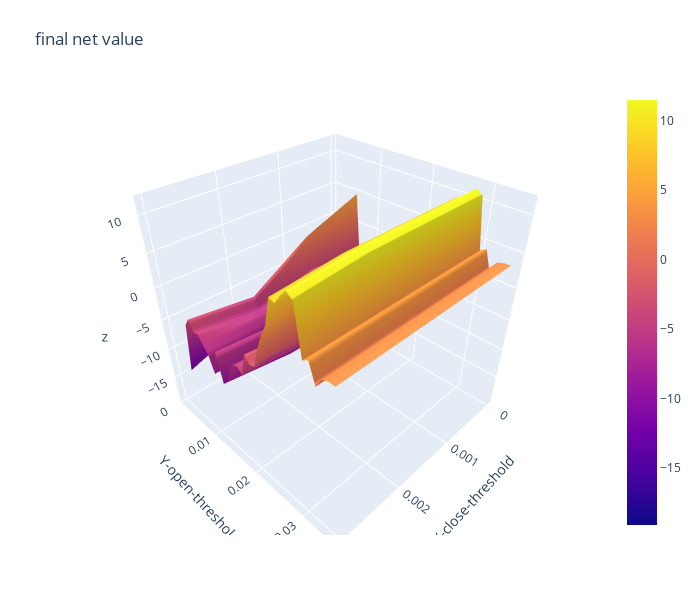

Notebook cell for this chart:
### Code cell
import plotly.graph_objects as go

x_data = df_final_nv.columns.to_list() # close threshold

y_data = df_final_nv.index.to_list() # open threshold

z_data = df_final_nv.copy(deep=True) # return per round

fig = go.Figure(data=[go.Surface(z=z_data.values,x=x_data,y=y_data)])

fig.update_layout(title="final net value", # 标题
                  autosize=False,  # 尺度自动缩放
                  width=700,  # 长宽
                  height=600,
                  margin=dict(l=65,r=50,b=65,t=90),  # 4个位置的距离
                  scene=dict(xaxis_title='X-close-threshold',yaxis_title='Y-open-threshold')
                 )

fig.show()

### Figure 1 — Plotly figure (JSON) as saved in the notebook; plotly's stock layout.template omitted (floating-point values rounded to 4 significant figures; data arrays with more than 128 entries replaced by an {"elided": "..."} marker saying what was removed)
{"data": [{"type": "surface", "x": [0, 0.001, 0.002, 0.003], "y": [0.001, 0.002, 0.003, 0.004, 0.005, 0.006, 0.007, 0.008, 0.009, 0.01, 0.011, 0.012, 0.013, 0.014, 0.015, 0.016, 0.017, 0.018, 0.019, 0.02, 0.021, 0.022, 0.023, 0.024, 0.025, 0.026, 0.027, 0.028, 0.029, 0.03, 0.031, 0.032, 0.033, 0.034, 0.035], "z": {"elided": "35x4 float values"}}], "layout": {"autosize": false, "height": 600, "margin": {"b": 65, "l": 65, "r": 50, "t": 90}, "scene": {"xaxis": {"title": {"text": "X-close-threshold"}}, "yaxis": {"title": {"text": "Y-open-threshold"}}}, "title": {"text": "final net value"}, "width": 700}}
